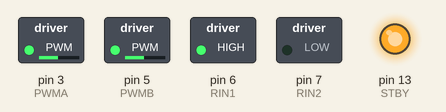
Recording of a sketch running on a simulated Arduino Uno, built with avr-gcc and run on an emulated ATmega328P. Parts: switched loads named in the sketch (green lamp = pin HIGH), output pins drawn as LEDs (lit = HIGH). Pins used as bus, display or sensor lines are not drawn.

Above: at 0.05 s.
At 3.05 s:
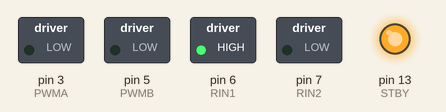
At 5.5 s:
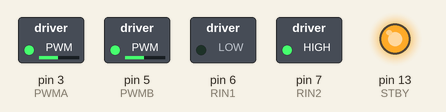
At 10.95 s:
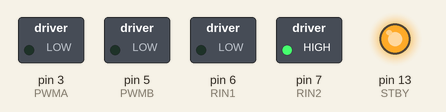
Timing chart, 0 to 14.3 s (numbered marks = the images above):
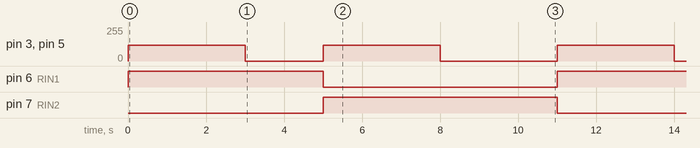

The sketch:

BOTH_MOTOR_TEST.ino
```cpp
// ===== MOTOR PINS =====
#define LIN1 2
#define LIN2 4
#define RIN1 6
#define RIN2 7
#define STBY 13
#define PWMA 3
#define PWMB 5

void setup() {

  pinMode(LIN1, OUTPUT);
  pinMode(LIN2, OUTPUT);
  pinMode(RIN1, OUTPUT);
  pinMode(RIN2, OUTPUT);
  pinMode(STBY, OUTPUT);
  pinMode(PWMA, OUTPUT);
  pinMode(PWMB, OUTPUT);

  digitalWrite(STBY, HIGH);   // Enable motor driver
}

void loop() {

  // ===== BOTH MOTORS FORWARD =====
  digitalWrite(LIN1, HIGH);
  digitalWrite(LIN2, LOW);
  digitalWrite(RIN1, HIGH);
  digitalWrite(RIN2, LOW);

  analogWrite(PWMA, 120);
  analogWrite(PWMB, 120);

  delay(3000);   // run 3 seconds


  // ===== STOP =====
  analogWrite(PWMA, 0);
  analogWrite(PWMB, 0);

  delay(2000);   // wait 2 seconds


  // ===== BOTH MOTORS BACKWARD =====
  digitalWrite(LIN1, LOW);
  digitalWrite(LIN2, HIGH);
  digitalWrite(RIN1, LOW);
  digitalWrite(RIN2, HIGH);

  analogWrite(PWMA, 120);
  analogWrite(PWMB, 120);

  delay(3000);


  // ===== STOP =====
  analogWrite(PWMA, 0);
  analogWrite(PWMB, 0);

  delay(3000);
}
```

Measured:
- by itself, pin 3 (PWMA), pin 5 (PWMB): repeats every 11.0 s: 0/255 2.0 s, 120/255 3.0 s, 0/255 3.0 s, 120/255 3.0 s
- by itself, pin 6 (RIN1): alternates HIGH for 5.0 s and LOW for 6.0 s
- by itself, pin 7 (RIN2): alternates HIGH for 6.0 s and LOW for 5.0 s
